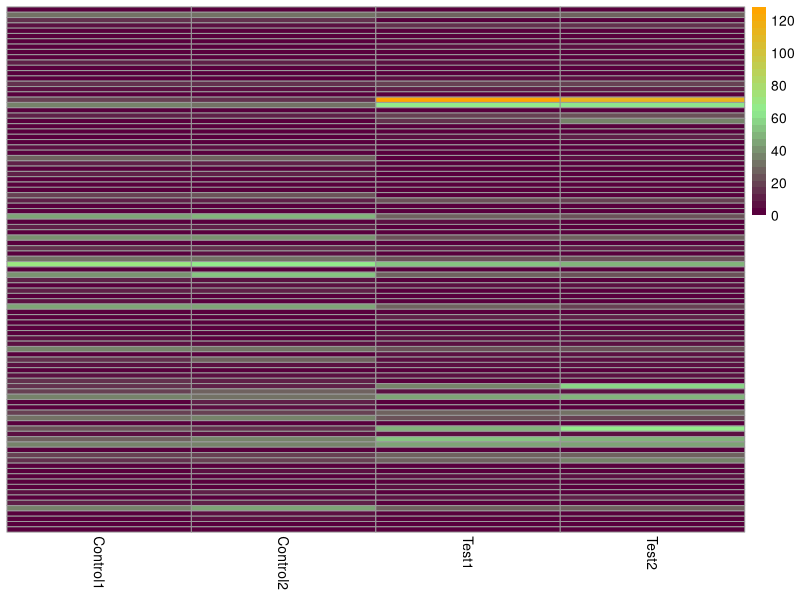
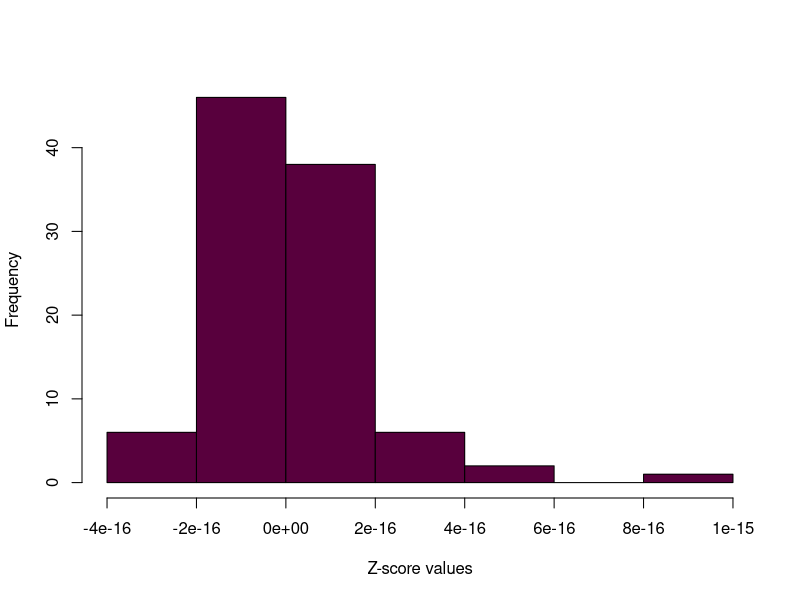
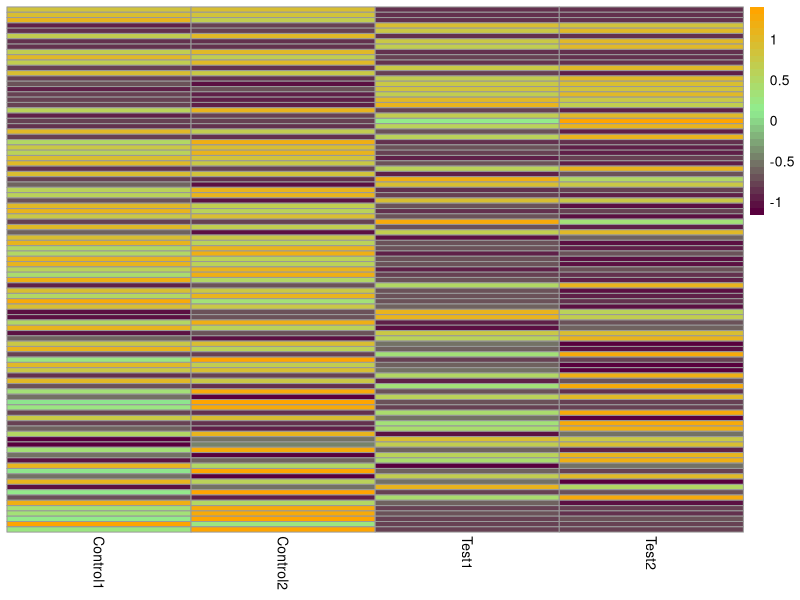
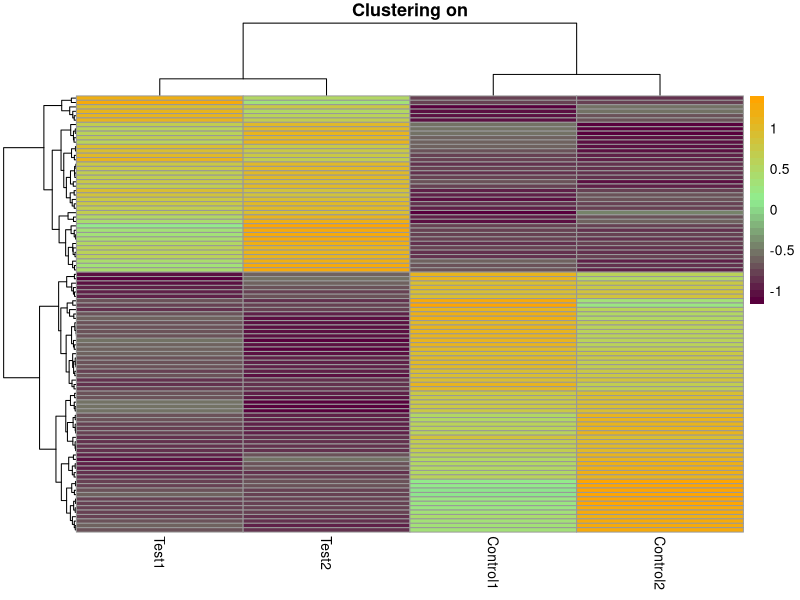
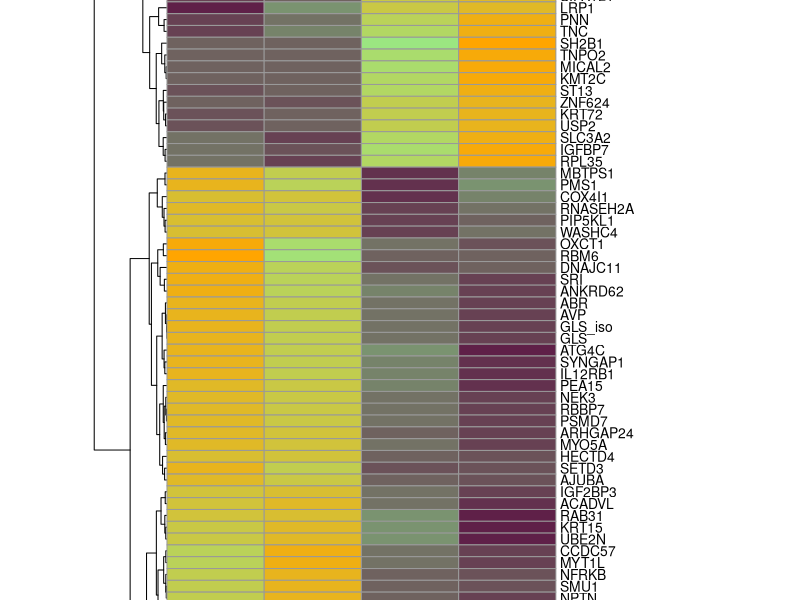

These charts were generated, in order, by the following R code:
#Heat Map

#A heat map is a graphical representation of data that uses color coding to 
#indicate the magnitude of values. Heat maps are commonly used in transcriptomics 
#to visualize gene expression data. By measuring the number of RNA molecules 
#produced by genes in a particular sample, researchers can determine the level 
#of gene expression.

#Author: Mauricio Flores Valdez

#Version: 17-11-2023

#Packages:

library(ggplot2)
library(reshape2)
library(pheatmap)
library(dplyr)


#Input file:

example_data <- read.table("ExampleHeat.csv", sep= ",", 
                           header = TRUE, row.names = 1 )
head(example_data,10)

#Code:


pheatmap(example_data, 
         cluster_rows = FALSE, 
         cluster_cols = FALSE, 
         scale = "none",
         show_rownames = FALSE, 
         show_colnames = TRUE,
         color = colorRampPalette(c("#58003d", "lightgreen", "orange"))(30))


counts_normalised_only_diff_genes <- example_data

counts_scaled = counts_normalised_only_diff_genes%>%
  t(.)%>%     # transpose to have the genes in columns
  scale()%>%  # scale(x, center = TRUE, scale = TRUE)
  t(.)        # back in original shape
              # sanity check
              # the majority of the values should be around zero
apply(counts_scaled,MARGIN=1,mean)%>%   # calculate the mean per row
hist(.,main="",xlab="Z-score values",col="#58003d")


pheatmap(counts_scaled,
         cluster_rows=FALSE,
  cluster_cols=FALSE,
  show_rownames=FALSE,
  scale="none",
  # already done "manually"
  show_colnames=TRUE,
  color = colorRampPalette(c("#58003d", "lightgreen", "orange"))(30))


pheatmap(counts_scaled,
  cluster_rows=TRUE,
  cluster_cols=TRUE,
  show_rownames=FALSE,
  show_colnames=TRUE,
  main="Clustering on",
  color = colorRampPalette(c("#58003d", "lightgreen", "orange"))(30))



pheatmap(example_data, 
         main = "Normalized gene expression levels for the 99 significant genes",
         cluster_rows = TRUE, 
         cluster_cols = FALSE, 
         scale = "row",
         show_rownames = TRUE, 
         show_colnames = TRUE,
         cellwidth= 70.0,
         cellheight= 8.5,
         color = colorRampPalette(c("#58003d", "lightgreen", "orange"))(30))

